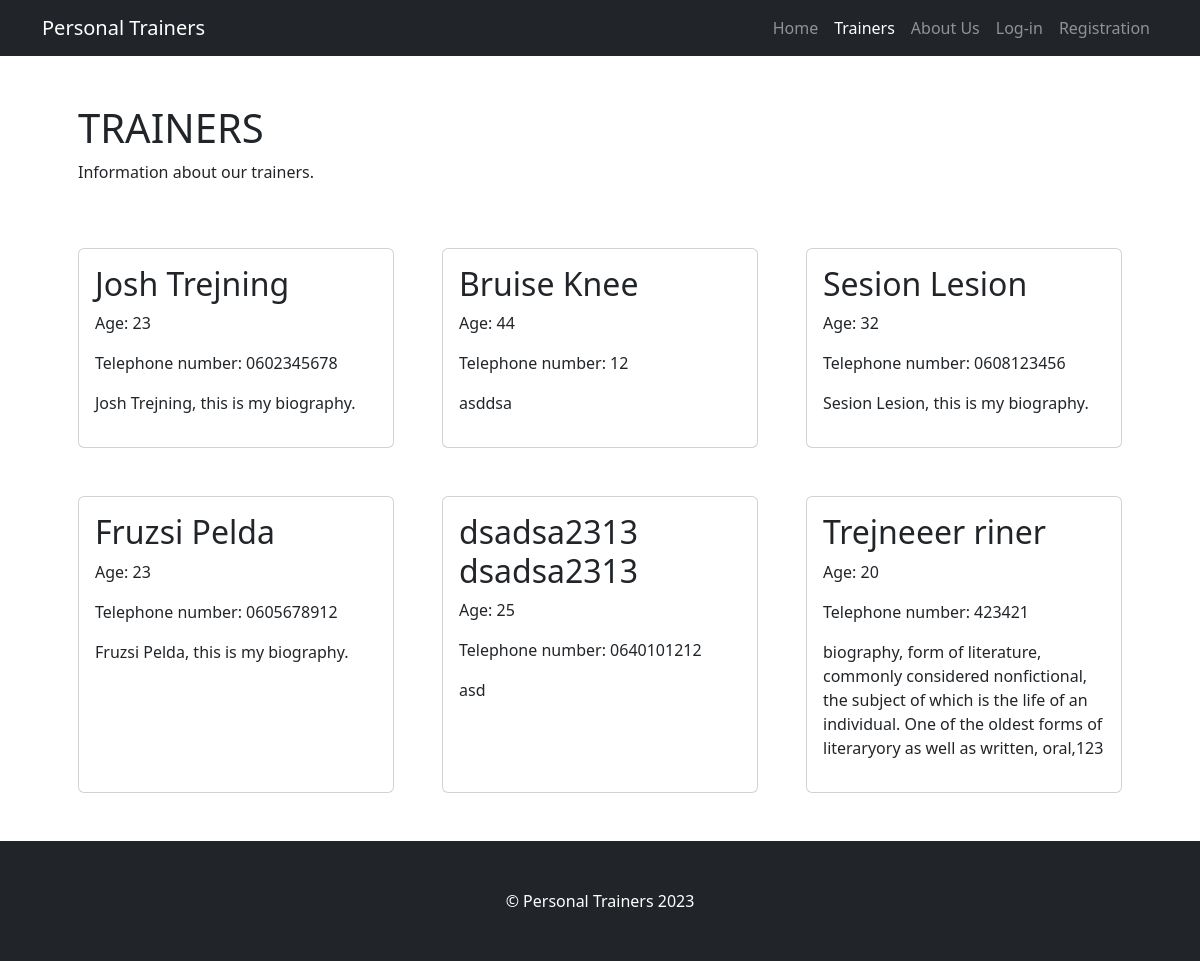
The app's page /trainer.php with its own data.
### tables this page shows
CREATE TABLE `trainer` (
  `trainer_id` int NOT NULL,
  `email` varchar(100) NOT NULL,
  `trainer_password` varchar(60) NOT NULL,
  `firstname` varchar(40) NOT NULL,
  `lastname` varchar(40) NOT NULL,
  `age` int NOT NULL,
  `gender` smallint NOT NULL,
  `phone` varchar(60) DEFAULT NULL,
  `biography` varchar(300) DEFAULT NULL,
  `is_banned` smallint DEFAULT '0',
  `active` smallint NOT NULL DEFAULT '0',
  `registration_token` char(40) NOT NULL,
  `registration_token_expiry` datetime DEFAULT NULL,
  `forgotten_password_token` char(40) DEFAULT NULL,
  `forgotten_password_expires` datetime DEFAULT NULL,
  `admin_approval` smallint NOT NULL DEFAULT '0'
);

### trainer.php (the view, shortened to what this page needs)
<?php
require_once 'functions_def.php';
?>
<!DOCTYPE html>
<html lang="en">
<head>
    <link rel="stylesheet" href="https://cdn.jsdelivr.net/npm/bootstrap@4.3.1/dist/css/bootstrap.min.css">
    <link href="css/guestStyle.css" rel="stylesheet" />
    <link href="css/style.css" rel="stylesheet" />
</head>
<body>
<nav class="navbar navbar-expand-lg navbar-dark bg-dark">
    <div class="container">
        <a class="navbar-brand" href="index.php">Personal Trainers</a>
        <div class="collapse navbar-collapse" id="navbarSupportedContent">
            <ul class="navbar-nav ms-auto mb-2 mb-lg-0">
                <li class="nav-item"><a class="nav-link"  href="index.php">Home</a></li>
                <li class="nav-item"><a class="nav-link active" aria-current="page"  href="trainer.php">Trainers</a></li>
                <li class="nav-item"><a class="nav-link" href="aboutus.php">About Us</a></li>
                <?php
                if (!isset($_SESSION['username'])) {
                    echo'
                <li class="nav-item"><a class="nav-link" href="signIn.php">Log-in</a></li>
                <li class="nav-item"><a class="nav-link" href="register.php">Registration</a></li>
                    ';
                }
                ?>
            </ul>
        </div>
    </div>
</nav>
<div class="container px-4 px-lg-5">
    <div class="row gx-4 gx-lg-5 align-items-center my-5">
        <div class="col-lg-5">
            <h1 class="font-weight-light">TRAINERS</h1>
            <p>Information about our trainers.</p>
        </div>
    </div>
    <div class="row gx-4 gx-lg-5">
        <?php
        $pdo = connectDatabase($dsn, $pdoOptions);
        $sqlTrainerListing = "SELECT * FROM `trainer` WHERE admin_approval=1 AND is_banned=0 ;";
        $stmtTrainerListing = $pdo->prepare($sqlTrainerListing);
        $stmtTrainerListing->execute();
        if($stmtTrainerListing->rowCount() > 0){
            while ($row = $stmtTrainerListing->fetch(PDO::FETCH_ASSOC)) {
                echo "
                    <div class='col-md-4 mb-5'>
                        <div class='card h-100'>
                            <div class='card-body'>
                                <h2>".$row["firstname"]." ".$row["lastname"]."</h2>
                                <p>Age: ".$row["age"]."</p>
                                <p>Telephone number: ".$row["phone"]."</p>
                                <p>".$row["biography"]."</p>
                                                ";
                echo "
                </div>
            </div>
        </div>
    ";
            }
        }
        ?>
    </div>
</div>
<footer class="py-5 bg-dark">
    <div class="container px-4 px-lg-5"><p class="m-0 text-center text-white">&copy; Personal Trainers 2023</p></div>
</footer>
</body>
</html>

### css/style.css (style rules this page uses)
body { min-height: 113vh; display: flex; flex-direction: column; }
footer { margin-top: auto; }

### records on screen
trainer: firstname "Josh", lastname "Trejning", age "23", phone "0602345678", biography "Josh Trejning, this is my biography."
trainer: firstname "Bruise", lastname "Knee", age "44", phone "12", biography "asddsa"
trainer: firstname "Sesion", lastname "Lesion", age "32", phone "0608123456", biography "Sesion Lesion, this is my biography."
trainer: firstname "Fruzsi", lastname "Pelda", age "23", phone "0605678912", biography "Fruzsi Pelda, this is my biography."
trainer: firstname "dsadsa2313", lastname "dsadsa2313", age "25", phone "0640101212", biography "asd"
trainer: firstname "Trejneeer", lastname "riner", age "20", phone "423421", biography "biography, form of literature, commonly considered nonfictional, the subject of which is the life of an individual. One of the oldest forms of literaryory as well as written, oral,123"
